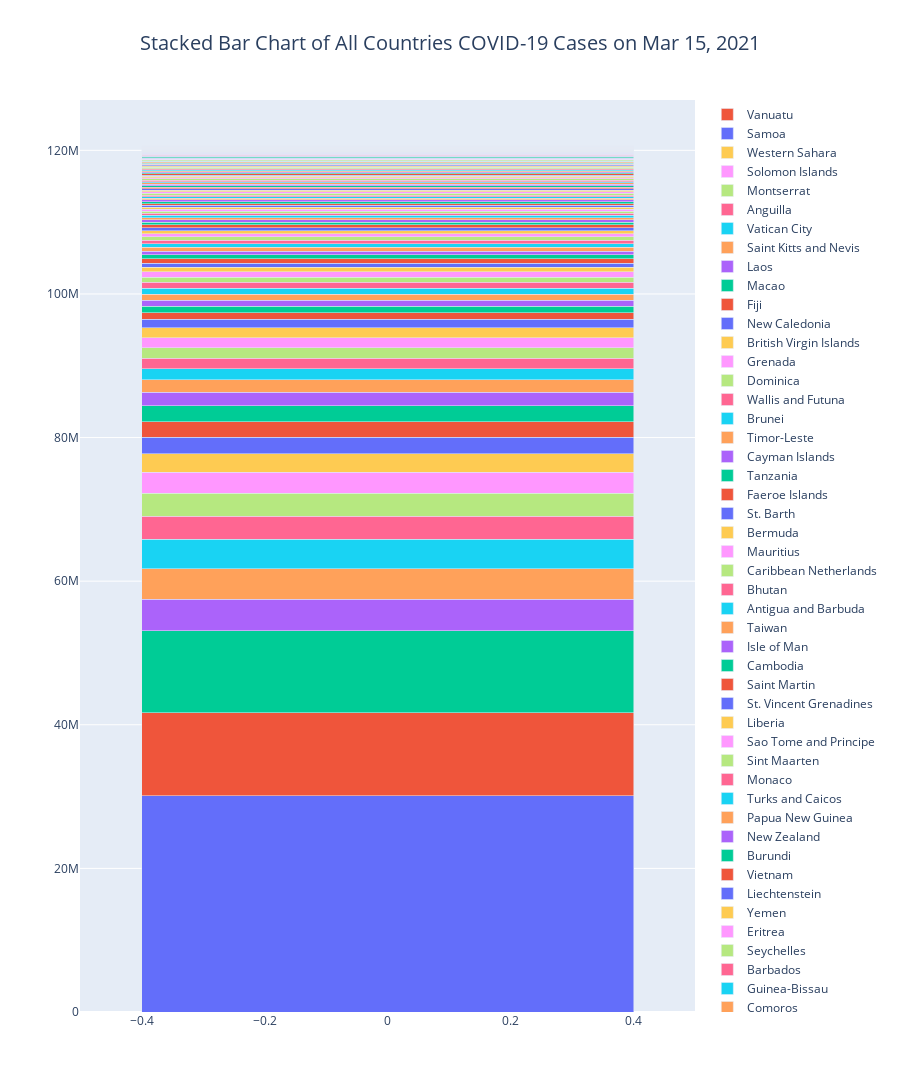

The notebook cell this image was saved under:
### Code cell
bar_list = []
for i in country_df.index:
    bar_list.append(go.Bar(name=country_df['Country'][i], y=[country_df['Total Cases'][i]]))
    
fig = go.Figure(data=bar_list)
fig.update_layout(title={'text': 'Stacked Bar Chart of All Countries COVID-19 Cases on %s' % yesterday_str, 'x': 0.5,
                         'xanchor': 'center', 'font': {'size': 20}}, barmode='stack', height=1200)
fig.show()

### Figure 1 — Plotly figure (JSON) as saved in the notebook; plotly's stock layout.template omitted (floating-point values rounded to 4 significant figures)
{"data": [{"name": "USA", "type": "bar", "y": [30138586]}, {"name": "Brazil", "type": "bar", "y": [11525477]}, {"name": "India", "type": "bar", "y": [11409595]}, {"name": "Russia", "type": "bar", "y": [4400045]}, {"name": "UK", "type": "bar", "y": [4263527]}, {"name": "France", "type": "bar", "y": [4078133]}, {"name": "Italy", "type": "bar", "y": [3238394]}, {"name": "Spain", "type": "bar", "y": [3195062]}, {"name": "Turkey", "type": "bar", "y": [2894893]}, {"name": "Germany", "type": "bar", "y": [2585385]}, {"name": "Colombia", "type": "bar", "y": [2305884]}, {"name": "Argentina", "type": "bar", "y": [2201886]}, {"name": "Mexico", "type": "bar", "y": [2166290]}, {"name": "Poland", "type": "bar", "y": [1917527]}, {"name": "Iran", "type": "bar", "y": [1754933]}, {"name": "South Africa", "type": "bar", "y": [1530033]}, {"name": "Ukraine", "type": "bar", "y": [1467548]}, {"name": "Indonesia", "type": "bar", "y": [1425044]}, {"name": "Peru", "type": "bar", "y": [1418974]}, {"name": "Czechia", "type": "bar", "y": [1402420]}, {"name": "Netherlands", "type": "bar", "y": [1162661]}, {"name": "Canada", "type": "bar", "y": [913047]}, {"name": "Chile", "type": "bar", "y": [896231]}, {"name": "Romania", "type": "bar", "y": [862681]}, {"name": "Israel", "type": "bar", "y": [820913]}, {"name": "Portugal", "type": "bar", "y": [814513]}, {"name": "Belgium", "type": "bar", "y": [808283]}, {"name": "Iraq", "type": "bar", "y": [763085]}, {"name": "Sweden", "type": "bar", "y": [712527]}, {"name": "Philippines", "type": "bar", "y": [626893]}, {"name": "Pakistan", "type": "bar", "y": [607453]}, {"name": "Switzerland", "type": "bar", "y": [573815]}, {"name": "Bangladesh", "type": "bar", "y": [559168]}, {"name": "Hungary", "type": "bar", "y": [524196]}, {"name": "Serbia", "type": "bar", "y": [520911]}, {"name": "Austria", "type": "bar", "y": [495464]}, {"name": "Morocco", "type": "bar", "y": [489096]}, {"name": "Jordan", "type": "bar", "y": [486470]}, {"name": "Japan", "type": "bar", "y": [447906]}, {"name": "UAE", "type": "bar", "y": [428295]}, {"name": "Lebanon", "type": "bar", "y": [419953]}, {"name": "Saudi Arabia", "type": "bar", "y": [382752]}, {"name": "Panama", "type": "bar", "y": [348155]}, {"name": "Slovakia", "type": "bar", "y": [337960]}, {"name": "Malaysia", "type": "bar", "y": [324971]}, {"name": "Belarus", "type": "bar", "y": [303270]}, {"name": "Ecuador", "type": "bar", "y": [302498]}, {"name": "Bulgaria", "type": "bar", "y": [283194]}, {"name": "Nepal", "type": "bar", "y": [275310]}, {"name": "Georgia", "type": "bar", "y": [275148]}, {"name": "Bolivia", "type": "bar", "y": [259389]}, {"name": "Croatia", "type": "bar", "y": [251174]}, {"name": "Dominican Republic", "type": "bar", "y": [246299]}, {"name": "Tunisia", "type": "bar", "y": [242124]}, {"name": "Azerbaijan", "type": "bar", "y": [240671]}, {"name": "Ireland", "type": "bar", "y": [227316]}, {"name": "Kazakhstan", "type": "bar", "y": [224731]}, {"name": "Greece", "type": "bar", "y": [222281]}, {"name": "Denmark", "type": "bar", "y": [221071]}, {"name": "Palestine", "type": "bar", "y": [211602]}, {"name": "Kuwait", "type": "bar", "y": [210855]}, {"name": "Costa Rica", "type": "bar", "y": [209093]}, {"name": "Lithuania", "type": "bar", "y": [205644]}, {"name": "Moldova", "type": "bar", "y": [205324]}, {"name": "Slovenia", "type": "bar", "y": [200579]}, {"name": "Egypt", "type": "bar", "y": [191555]}, {"name": "Guatemala", "type": "bar", "y": [183014]}, {"name": "Paraguay", "type": "bar", "y": [181414]}, {"name": "Armenia", "type": "bar", "y": [178702]}, {"name": "Honduras", "type": "bar", "y": [178277]}, {"name": "Ethiopia", "type": "bar", "y": [176618]}, {"name": "Qatar", "type": "bar", "y": [170733]}, {"name": "Nigeria", "type": "bar", "y": [160895]}, {"name": "Oman", "type": "bar", "y": [147423]}, {"name": "Venezuela", "type": "bar", "y": [146488]}, {"name": "Libya", "type": "bar", "y": [146080]}, {"name": "Bosnia and Herzegovina", "type": "bar", "y": [144831]}, {"name": "Myanmar", "type": "bar", "y": [142147]}, {"name": "Bahrain", "type": "bar", "y": [131683]}, {"name": "Albania", "type": "bar", "y": [118017]}, {"name": "Algeria", "type": "bar", "y": [115410]}, {"name": "Kenya", "type": "bar", "y": [113967]}, {"name": "North Macedonia", "type": "bar", "y": [112930]}, {"name": "S. Korea", "type": "bar", "y": [96017]}, {"name": "Latvia", "type": "bar", "y": [93959]}, {"name": "Sri Lanka", "type": "bar", "y": [88238]}, {"name": "Ghana", "type": "bar", "y": [87985]}, {"name": "Kyrgyzstan", "type": "bar", "y": [86917]}, {"name": "Estonia", "type": "bar", "y": [86086]}, {"name": "Zambia", "type": "bar", "y": [84950]}, {"name": "Montenegro", "type": "bar", "y": [84163]}, {"name": "Norway", "type": "bar", "y": [81305]}, {"name": "Uzbekistan", "type": "bar", "y": [80678]}, {"name": "Uruguay", "type": "bar", "y": [72862]}, {"name": "Finland", "type": "bar", "y": [67334]}, {"name": "Mozambique", "type": "bar", "y": [64516]}, {"name": "El Salvador", "type": "bar", "y": [62377]}, {"name": "Cuba", "type": "bar", "y": [62206]}, {"name": "Singapore", "type": "bar", "y": [60117]}, {"name": "Luxembourg", "type": "bar", "y": [57926]}, {"name": "Afghanistan", "type": "bar", "y": [55995]}, {"name": "Namibia", "type": "bar", "y": [41424]}, {"name": "Cameroon", "type": "bar", "y": [40622]}, {"name": "Uganda", "type": "bar", "y": [40591]}, {"name": "Cyprus", "type": "bar", "y": [39869]}, {"name": "Ivory Coast", "type": "bar", "y": [37908]}, {"name": "Senegal", "type": "bar", "y": [36996]}, {"name": "Zimbabwe", "type": "bar", "y": [36504]}, {"name": "Botswana", "type": "bar", "y": [34999]}, {"name": "Malawi", "type": "bar", "y": [32864]}, {"name": "Jamaica", "type": "bar", "y": [31305]}, {"name": "Sudan", "type": "bar", "y": [29135]}, {"name": "Australia", "type": "bar", "y": [29130]}, {"name": "DRC", "type": "bar", "y": [27077]}, {"name": "Thailand", "type": "bar", "y": [27005]}, {"name": "Malta", "type": "bar", "y": [26748]}, {"name": "Maldives", "type": "bar", "y": [21666]}, {"name": "Madagascar", "type": "bar", "y": [21587]}, {"name": "Angola", "type": "bar", "y": [21407]}, {"name": "Rwanda", "type": "bar", "y": [20302]}, {"name": "Mayotte", "type": "bar", "y": [18845]}, {"name": "French Polynesia", "type": "bar", "y": [18546]}, {"name": "Guinea", "type": "bar", "y": [17851]}, {"name": "Mauritania", "type": "bar", "y": [17457]}, {"name": "Eswatini", "type": "bar", "y": [17239]}, {"name": "Gabon", "type": "bar", "y": [16945]}, {"name": "French Guiana", "type": "bar", "y": [16764]}, {"name": "Syria", "type": "bar", "y": [16556]}, {"name": "Cabo Verde", "type": "bar", "y": [16120]}, {"name": "Réunion", "type": "bar", "y": [13801]}, {"name": "Haiti", "type": "bar", "y": [12664]}, {"name": "Belize", "type": "bar", "y": [12383]}, {"name": "Burkina Faso", "type": "bar", "y": [12378]}, {"name": "Hong Kong", "type": "bar", "y": [11312]}, {"name": "Andorra", "type": "bar", "y": [11289]}, {"name": "Guadeloupe", "type": "bar", "y": [10614]}, {"name": "Lesotho", "type": "bar", "y": [10530]}, {"name": "South Sudan", "type": "bar", "y": [9554]}, {"name": "Congo", "type": "bar", "y": [9329]}, {"name": "Somalia", "type": "bar", "y": [9328]}, {"name": "Guyana", "type": "bar", "y": [9187]}, {"name": "Suriname", "type": "bar", "y": [9028]}, {"name": "Mali", "type": "bar", "y": [8933]}, {"name": "Bahamas", "type": "bar", "y": [8765]}, {"name": "Aruba", "type": "bar", "y": [8421]}, {"name": "Togo", "type": "bar", "y": [8222]}, {"name": "Trinidad and Tobago", "type": "bar", "y": [7788]}, {"name": "Martinique", "type": "bar", "y": [6928]}, {"name": "Equatorial Guinea", "type": "bar", "y": [6562]}, {"name": "Nicaragua", "type": "bar", "y": [6537]}, {"name": "Benin", "type": "bar", "y": [6501]}, {"name": "Djibouti", "type": "bar", "y": [6294]}, {"name": "Iceland", "type": "bar", "y": [6083]}, {"name": "Curaçao", "type": "bar", "y": [5138]}, {"name": "CAR", "type": "bar", "y": [5023]}, {"name": "Gambia", "type": "bar", "y": [5019]}, {"name": "Niger", "type": "bar", "y": [4865]}, {"name": "Chad", "type": "bar", "y": [4328]}, {"name": "Gibraltar", "type": "bar", "y": [4263]}, {"name": "San Marino", "type": "bar", "y": [4151]}, {"name": "Mongolia", "type": "bar", "y": [4083]}, {"name": "Saint Lucia", "type": "bar", "y": [4053]}, {"name": "Channel Islands", "type": "bar", "y": [4044]}, {"name": "Sierra Leone", "type": "bar", "y": [3938]}, {"name": "Comoros", "type": "bar", "y": [3646]}, {"name": "Guinea-Bissau", "type": "bar", "y": [3447]}, {"name": "Barbados", "type": "bar", "y": [3442]}, {"name": "Seychelles", "type": "bar", "y": [3342]}, {"name": "Eritrea", "type": "bar", "y": [3055]}, {"name": "Yemen", "type": "bar", "y": [2908]}, {"name": "Liechtenstein", "type": "bar", "y": [2612]}, {"name": "Vietnam", "type": "bar", "y": [2557]}, {"name": "Burundi", "type": "bar", "y": [2461]}, {"name": "New Zealand", "type": "bar", "y": [2430]}, {"name": "Papua New Guinea", "type": "bar", "y": [2269]}, {"name": "Turks and Caicos", "type": "bar", "y": [2233]}, {"name": "Monaco", "type": "bar", "y": [2120]}, {"name": "Sint Maarten", "type": "bar", "y": [2085]}, {"name": "Sao Tome and Principe", "type": "bar", "y": [2084]}, {"name": "Liberia", "type": "bar", "y": [2030]}, {"name": "St. Vincent Grenadines", "type": "bar", "y": [1680]}, {"name": "Saint Martin", "type": "bar", "y": [1602]}, {"name": "Cambodia", "type": "bar", "y": [1325]}, {"name": "Isle of Man", "type": "bar", "y": [1307]}, {"name": "Taiwan", "type": "bar", "y": [990]}, {"name": "Antigua and Barbuda", "type": "bar", "y": [963]}, {"name": "Bhutan", "type": "bar", "y": [868]}, {"name": "Caribbean Netherlands", "type": "bar", "y": [804]}, {"name": "Mauritius", "type": "bar", "y": [747]}, {"name": "Bermuda", "type": "bar", "y": [740]}, {"name": "St. Barth", "type": "bar", "y": [712]}, {"name": "Faeroe Islands", "type": "bar", "y": [661]}, {"name": "Tanzania", "type": "bar", "y": [509]}, {"name": "Cayman Islands", "type": "bar", "y": [474]}, {"name": "Timor-Leste", "type": "bar", "y": [203]}, {"name": "Brunei ", "type": "bar", "y": [199]}, {"name": "Wallis and Futuna", "type": "bar", "y": [186]}, {"name": "Dominica", "type": "bar", "y": [156]}, {"name": "Grenada", "type": "bar", "y": [154]}, {"name": "British Virgin Islands", "type": "bar", "y": [153]}, {"name": "New Caledonia", "type": "bar", "y": [93]}, {"name": "Fiji", "type": "bar", "y": [66]}, {"name": "Macao", "type": "bar", "y": [48]}, {"name": "Laos", "type": "bar", "y": [48]}, {"name": "Saint Kitts and Nevis", "type": "bar", "y": [43]}, {"name": "Vatican City", "type": "bar", "y": [27]}, {"name": "Anguilla", "type": "bar", "y": [21]}, {"name": "Montserrat", "type": "bar", "y": [20]}, {"name": "Solomon Islands", "type": "bar", "y": [18]}, {"name": "Western Sahara", "type": "bar", "y": [10]}, {"name": "Samoa", "type": "bar", "y": [3]}, {"name": "Vanuatu", "type": "bar", "y": [3]}], "layout": {"barmode": "stack", "height": 1200, "title": {"font": {"size": 20}, "text": "Stacked Bar Chart of All Countries COVID-19 Cases on Mar 15, 2021", "x": 0.5, "xanchor": "center"}}}
